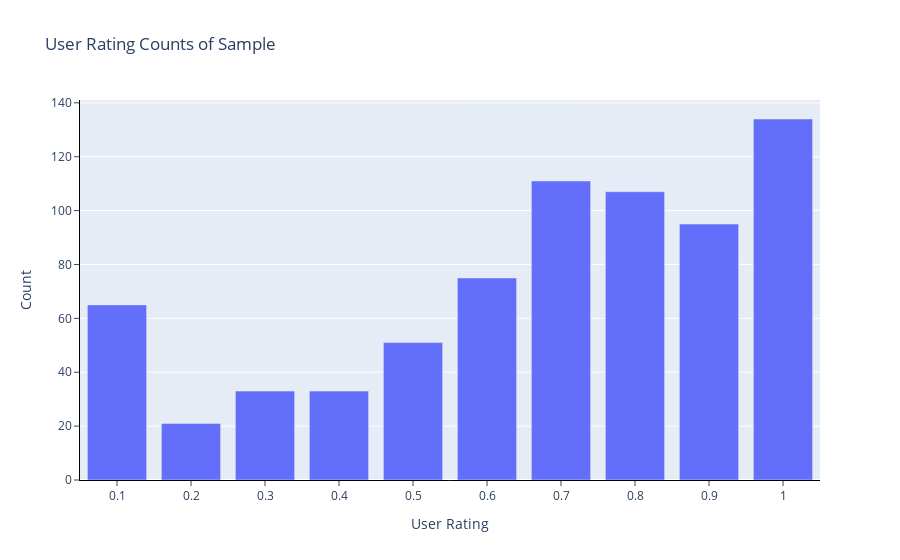

Notebook code cell kept with this figure:
### Code cell
fig = px.bar(Bar_df, x='Evaluated_User_Rating',y='Count',title='User Rating Counts of Sample')
fig.update_xaxes(showline=True, linecolor='black',showticklabels=True,nticks=11,ticks='outside',title_text='User Rating')
fig.update_yaxes(showline=True, linecolor='black',nticks=12,ticks='outside')
fig.show()

### Figure 1 — Plotly figure (JSON) as saved in the notebook; plotly's stock layout.template omitted (floating-point values rounded to 4 significant figures)
{"data": [{"alignmentgroup": "True", "hovertemplate": "Evaluated_User_Rating=%{x}<br>Count=%{y}<extra></extra>", "legendgroup": "", "marker": {"color": "#636efa"}, "name": "", "offsetgroup": "", "orientation": "v", "showlegend": false, "textposition": "auto", "type": "bar", "x": [0.1, 0.2, 0.3, 0.4, 0.5, 0.6, 0.7, 0.8, 0.9, 1], "xaxis": "x", "y": [65, 21, 33, 33, 51, 75, 111, 107, 95, 134], "yaxis": "y"}], "layout": {"barmode": "relative", "legend": {"tracegroupgap": 0}, "title": {"text": "User Rating Counts of Sample"}, "xaxis": {"anchor": "y", "domain": [0, 1], "linecolor": "black", "nticks": 11, "showline": true, "showticklabels": true, "ticks": "outside", "title": {"text": "User Rating"}}, "yaxis": {"anchor": "x", "domain": [0, 1], "linecolor": "black", "nticks": 12, "showline": true, "ticks": "outside", "title": {"text": "Count"}}}}
